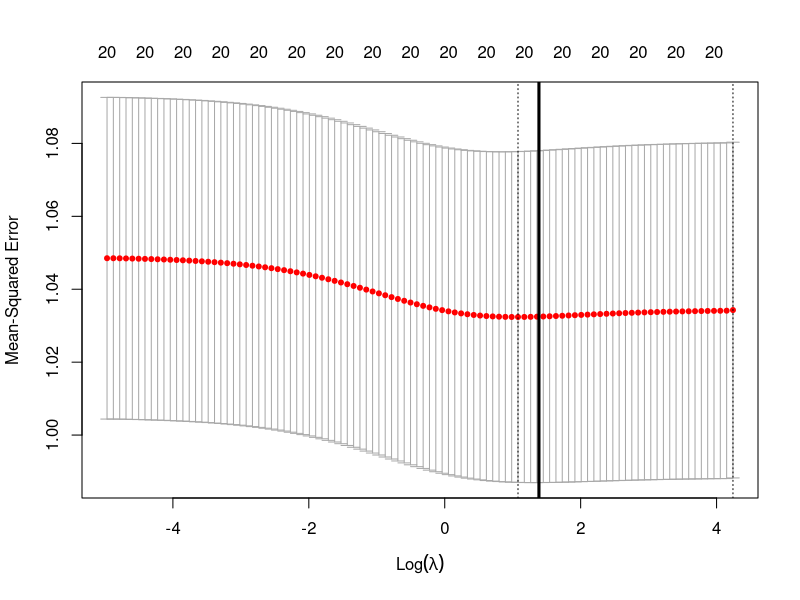

Source code (R):
library(glmnet)

set.seed(1)

n = 1000
p = 20

sigma = 1

x = matrix(rnorm(n*p), n, p)

## create orthonormal matrix
SVD = svd(t(x) %*% x)
xOrthonormal = x %*% SVD$u %*% diag(1/sqrt(SVD$d))

## True regression coefficients
beta = rep(0.5, 20)

## center the outcome so that the intercept is zero
y = xOrthonormal %*% beta + rnorm(n, sd=sigma)
y = y - mean(y)

## Find CV curve for this data
fitCV = cv.glmnet(x = xOrthonormal, y = y, alpha = 0)
plot(fitCV)

trueLambda = p*sigma^2 / (t(beta) %*% beta)
abline(v=log(trueLambda), lwd=3)

## Now do a simulation to see how well CV does at finding optimal lambda
nSim = 200

## Store the lambda found by CV
estLambda = rep(NA, nSim)

## Error rates for each estimator
sqError = matrix(NA, nSim, 3)

for (ni in 1 : nSim) {
  cat("Simulation number", ni, "\r")

  sigma = 1
  
  x = matrix(rnorm(n*p), n, p)
  
  ## create orthonormal matrix
  SVD = svd(t(x) %*% x)
  xOrthonormal = x %*% SVD$u %*% diag(1/sqrt(SVD$d))
  
  ## Generate data
  y = xOrthonormal %*% beta + rnorm(n, sd=sigma)
  y = y - mean(y)
  
  ## Find CV curve
  fitCV = cv.glmnet(x = xOrthonormal, y = y, alpha = 0)

  trueLambda = p*sigma^2 / (t(beta) %*% beta)
  estLambda[ni] = fitCV$lambda.min
  
  ## Find MSE for model using CV based lambda estimate
  sqError[ni,1] = sum((coef(fitCV, s="lambda.min")[-1] - beta)^2)
  
  ## Using the known and optimal value of lambda (not feasible in practice)
  fitTrue = glmnet(x = xOrthonormal, y = y, alpha = 0, lambda=trueLambda)
  sqError[ni,2] = sum((coef(fitTrue)[-1] - beta)^2)
  
  ## Using OLS
  fitOLS = lm(y ~ xOrthonormal)
  sqError[ni,3] = sum((fitOLS$coefficients[-1] - beta)^2)
}

## Compare estimated lambdas to true optimal value
median(estLambda)
p*sigma^2 / (t(beta) %*% beta)

## How does each method do in terms of MSE?
apply(sqError, 2, mean, na.rm=TRUE)
